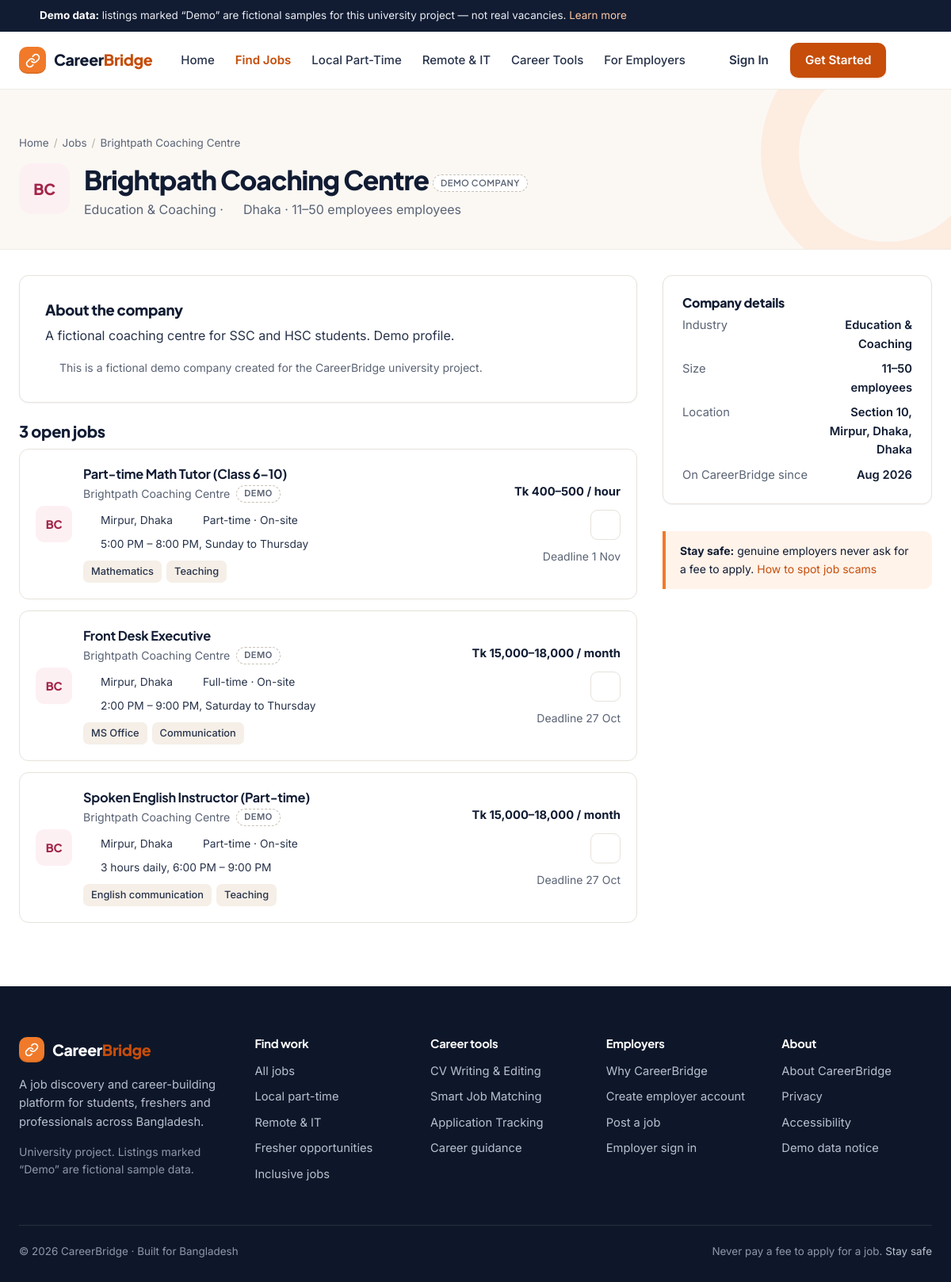
Screenshot of /careerbridge/company.php?id=4 with the database file from the repository.
### tables this page shows
CREATE TABLE companies (
  id          INT UNSIGNED AUTO_INCREMENT PRIMARY KEY,
  user_id     INT UNSIGNED NOT NULL,
  name        VARCHAR(150) NOT NULL,
  industry    VARCHAR(100) NULL,
  size        VARCHAR(40) NULL,
  division    VARCHAR(40) NULL,
  district    VARCHAR(40) NULL,
  address     VARCHAR(255) NULL,
  website     VARCHAR(255) NULL,
  phone       VARCHAR(30) NULL,
  description TEXT NULL,
  is_demo     TINYINT(1) NOT NULL DEFAULT 0,
  created_at  DATETIME NOT NULL DEFAULT CURRENT_TIMESTAMP,
  UNIQUE KEY uq_company_user (user_id),
  CONSTRAINT fk_company_user FOREIGN KEY (user_id) REFERENCES users(id) ON DELETE CASCADE
);

CREATE TABLE jobs (
  id                 INT UNSIGNED AUTO_INCREMENT PRIMARY KEY,
  company_id         INT UNSIGNED NOT NULL,
  category_id        INT UNSIGNED NOT NULL,
  title              VARCHAR(150) NOT NULL,
  description        TEXT NOT NULL,
  responsibilities   TEXT NULL,
  requirements       TEXT NULL,
  how_to_apply       TEXT NULL,
  employment_type    ENUM('full_time','part_time','temporary','shift','internship','contract') NOT NULL,
  work_arrangement   ENUM('onsite','remote','hybrid') NOT NULL DEFAULT 'onsite',
  experience_level   ENUM('fresher','junior','mid','senior') NOT NULL DEFAULT 'fresher',
  education_level    TINYINT UNSIGNED NOT NULL DEFAULT 0,
  division           VARCHAR(40) NULL,
  district           VARCHAR(40) NULL,
  area               VARCHAR(80) NULL,
  salary_min         INT UNSIGNED NULL,
  salary_max         INT UNSIGNED NULL,
  salary_period      ENUM('month','hour','day','shift','project') NOT NULL DEFAULT 'month',
  working_hours      VARCHAR(120) NULL,
  shift              ENUM('morning','day','evening','night','weekend','flexible') NULL,
  vacancies          SMALLINT UNSIGNED NOT NULL DEFAULT 1,
  required_skills    VARCHAR(500) NULL,
  preferred_skills   VARCHAR(500) NULL,
  deadline           DATE NULL,
  status             ENUM('draft','published','closed') NOT NULL DEFAULT 'draft',
  acc_step_free      TINYINT(1) NOT NULL DEFAULT 0,
  acc_lift           TINYINT(1) NOT NULL DEFAULT 0,
  acc_toilet         TINYINT(1) NOT NULL DEFAULT 0,
  acc_flexible_hours TINYINT(1) NOT NULL DEFAULT 0,
  acc_remote_option  TINYINT(1) NOT NULL DEFAULT 0,
  acc_interview      TINYINT(1) NOT NULL DEFAULT 0,
  acc_notes          TEXT NULL,
  is_featured        TINYINT(1) NOT NULL DEFAULT 0,
  is_demo            TINYINT(1) NOT NULL DEFAULT 0,
  views              INT UNSIGNED NOT NULL DEFAULT 0,
  created_at         DATETIME NOT NULL DEFAULT CURRENT_TIMESTAMP,
  updated_at         DATETIME NOT NULL DEFAULT CURRENT_TIMESTAMP ON UPDATE CURRENT_TIMESTAMP,
  KEY idx_jobs_status_deadline (status, deadline),
  KEY idx_jobs_company (company_id),
  KEY idx_jobs_category (category_id),
  KEY idx_jobs_location (division, district),
  KEY idx_jobs_type (employment_type, work_arrangement),
  KEY idx_jobs_created (created_at),
  CONSTRAINT fk_job_company  FOREIGN KEY (company_id)  REFERENCES companies(id) ON DELETE CASCADE,
  CONSTRAINT fk_job_category FOREIGN KEY (category_id) REFERENCES categories(id)
);

### careerbridge/includes/bootstrap.php (called while the page is built, shortened)
<?php
function base_path(): string
{
    static $base = null;
    if ($base !== null) return $base;
    $appRoot = str_replace('\\', '/', (string) realpath(__DIR__ . '/..'));
    $docRoot = str_replace('\\', '/', (string) realpath($_SERVER['DOCUMENT_ROOT'] ?? ''));
    $base = '';
    if ($docRoot !== '' && stripos($appRoot, $docRoot) === 0) {
        $base = substr($appRoot, strlen($docRoot));
    }
    return $base = rtrim($base, '/');
}
function url(string $path = ''): string
{
    return base_path() . '/' . ltrim($path, '/');
}
function db(): PDO
{
    static $pdo = null;
    if ($pdo instanceof PDO) return $pdo;
    $dsn = sprintf('mysql:host=%s;port=%d;dbname=%s;charset=utf8mb4', DB_HOST, DB_PORT, DB_NAME);
    try {
        $pdo = new PDO($dsn, DB_USER, DB_PASS, [
            PDO::ATTR_ERRMODE            => PDO::ERRMODE_EXCEPTION,
            PDO::ATTR_DEFAULT_FETCH_MODE => PDO::FETCH_ASSOC,
            PDO::ATTR_EMULATE_PREPARES   => true,
        ]);
        $pdo->exec("SET time_zone = '+06:00'");
    } catch (PDOException $ex) {
        render_setup_error($ex->getMessage());
    }
    return $pdo;
}
function e($value): string
{
    return htmlspecialchars((string) ($value ?? ''), ENT_QUOTES | ENT_SUBSTITUTE, 'UTF-8');
}
function current_user(): ?array
{
    static $user = false;
    if ($user !== false) return $user;
    $id = $_SESSION['user_id'] ?? null;
    if (!$id) return $user = null;
    $st = db()->prepare('SELECT id, role, name, email, created_at FROM users WHERE id = ?');
    $st->execute([$id]);
    $user = $st->fetch() ?: null;
    return $user;
}
require_once __DIR__ . '/data.php';
require_once __DIR__ . '/icons.php';
require_once __DIR__ . '/jobs.php';
require_once __DIR__ . '/ui.php';

### careerbridge/includes/data.php (called while the page is built, shortened)
<?php
function employment_types(): array
{
    return [
        'full_time'  => 'Full-time',
        'part_time'  => 'Part-time',
        'temporary'  => 'Temporary',
        'shift'      => 'Shift-based',
        'internship' => 'Internship',
        'contract'   => 'Contract',
    ];
}
function work_arrangements(): array
{
    return ['onsite' => 'On-site', 'remote' => 'Remote', 'hybrid' => 'Hybrid'];
}
function taka($n): string
{
    return 'Tk ' . number_format((float) $n);
}
function format_salary(array $job): string
{
    $min = $job['salary_min'] ?? null;
    $max = $job['salary_max'] ?? null;
    $per = $job['salary_period'] ?? 'month';
    if ($min && $max && $min != $max) $s = taka($min) . '–' . number_format((float) $max);
    else $s = taka($max ?: $min);
    return $s . ' / ' . $per;
}
function format_location(array $job): string
{
    $parts = array_filter([$job['area'] ?? '', $job['district'] ?? '']);
    $loc = $parts ? implode(', ', $parts) : ($job['division'] ?? 'Bangladesh');
    return ($job['work_arrangement'] ?? '') === 'remote' ? 'Remote · ' . $loc : $loc;
}
function format_date(?string $d, string $fmt = 'j M Y'): string
{
    $t = strtotime($d);
    return $t ? date($fmt, $t) : '';
}
function days_left(?string $deadline): ?int
{
    $today = new DateTime('today');
    $dl = new DateTime($deadline);
    return (int) $today->diff($dl)->format('%r%a');
}
function skills_list(?string $csv): array
{
    return array_values(array_filter(array_map('trim', explode(',', $csv)), fn($s) => $s !== ''));
}
function initials(string $name): string
{
    $name = preg_replace('/[^\p{L}\p{N}\s]/u', '', $name);
    $words = preg_split('/\s+/', trim($name)) ?: [];
    $i = '';
    foreach (array_slice($words, 0, 2) as $w) $i .= mb_strtoupper(mb_substr($w, 0, 1));
    return $i ?: 'CB';
}
function logo_tone(int $id): string
{
    $tones = ['t1', 't2', 't3', 't4', 't5', 't6'];
    return $tones[$id % count($tones)];
}

### careerbridge/includes/jobs.php (called while the page is built, shortened)
<?php
function job_select_sql(): string
{
    return "SELECT j.*, c.name AS company_name, c.is_demo AS company_demo, c.district AS company_district,
                   cat.name AS category_name, cat.slug AS category_slug, cat.grp AS category_group
            FROM jobs j
            JOIN companies c ON c.id = j.company_id
            JOIN categories cat ON cat.id = j.category_id";
}
function public_job_condition(): string
{
    return "j.status = 'published' AND (j.deadline IS NULL OR j.deadline >= CURDATE())";
}

### careerbridge/company.php (the view, shortened to what this page needs)
<?php
require __DIR__ . '/includes/bootstrap.php';
$id = (int) ($_GET['id'] ?? 0);
$st = db()->prepare('SELECT * FROM companies WHERE id = ?');
$st->execute([$id]);
$co = $st->fetch();
$jobs = db()->prepare(job_select_sql() . ' WHERE j.company_id = ? AND ' . public_job_condition() . ' ORDER BY j.created_at DESC');
$jobs->execute([$id]);
$jobs = $jobs->fetchAll();
require __DIR__ . '/includes/partials/header.php';
?>
<section class="page-hero">
  <div class="container">
    <ol class="breadcrumbs"><li><a href="<?= e(url('index.php')) ?>">Home</a></li><li><a href="<?= e(url('jobs.php')) ?>">Jobs</a></li><li aria-current="page"><?= e($co['name']) ?></li></ol>
    <div class="detail-head">
      <span class="logo-tile lg <?= logo_tone((int) $co['id']) ?>" aria-hidden="true"><?= e(initials($co['name'])) ?></span>
      <div>
        <h1 class="mb-0"><?= e($co['name']) ?> <?php if ($co['is_demo']): ?><span class="badge badge-demo" style="vertical-align:middle">Demo company</span><?php endif; ?></h1>
        <p class="muted mb-0" style="margin-top:6px">
          <?= e($co['industry'] ?: 'Employer') ?><?php if ($co['district']): ?> · <?= icon('pin', '', 16) ?> <?= e($co['district']) ?><?php endif; ?><?php if ($co['size']): ?> · <?= e($co['size']) ?> employees<?php endif; ?>
        </p>
      </div>
    </div>
  </div>
</section>
<div class="container detail-layout">
  <div>
    <section class="card card-pad-lg mb-4">
      <h2 style="font-size:1.15rem">About the company</h2>
      <?php if ($co['description']): ?>
        <div class="prose"><p><?= nl2br(e($co['description'])) ?></p></div>
      <?php else: ?>
        <p class="muted mb-0">This employer has not added a description yet.</p>
      <?php endif; ?>
      <?php if ($co['is_demo']): ?><p class="small muted mb-0 mt-3"><?= icon('info', '', 14) ?> This is a fictional demo company created for the CareerBridge university project.</p><?php endif; ?>
    </section>
    <h2 style="font-size:1.25rem" id="open-jobs"><?= count($jobs) ?> open <?= count($jobs) === 1 ? 'job' : 'jobs' ?></h2>
    <?php if ($jobs): ?>
      <div class="job-list"><?php foreach ($jobs as $j) echo job_card($j, 'row'); ?></div>
    <?php endif; ?>
  </div>
  <aside class="sticky-side">
    <div class="card card-pad">
      <h2 style="font-size:1rem">Company details</h2>
      <dl class="kv">
        <?php if ($co['industry']): ?><dt>Industry</dt><dd><?= e($co['industry']) ?></dd><?php endif; ?>
        <?php if ($co['size']): ?><dt>Size</dt><dd><?= e($co['size']) ?></dd><?php endif; ?>
        <?php if ($co['district']): ?><dt>Location</dt><dd><?= e(trim(($co['address'] ? $co['address'] . ', ' : '') . $co['district'])) ?></dd><?php endif; ?>
        <dt>On CareerBridge since</dt><dd><?= e(format_date($co['created_at'], 'M Y')) ?></dd>
      </dl>
    </div>
    <div class="callout small"><strong>Stay safe:</strong> genuine employers never ask for a fee to apply. <a href="<?= e(url('guide.php?slug=job-application-guidance')) ?>">How to spot job scams</a></div>
  </aside>
</div>
<?php require __DIR__ . '/includes/partials/footer.php'; ?>

### careerbridge/includes/icons.php (shortened to what this page needs)
<?php
function icon(string $name, string $class = '', int $size = 20): string
{
    static $p = null;
    $paths = $p[$name] ?? $p['info'];
    $cls = trim('icon ' . $class);
    return '<svg class="' . e($cls) . '" width="' . $size . '" height="' . $size . '" viewBox="0 0 24 24" fill="none" stroke="currentColor" stroke-width="1.8" stroke-linecap="round" stroke-linejoin="round" aria-hidden="true" focusable="false">' . $paths . '</svg>';
}
function logo_mark(int $size = 34): string
{
    return '<span class="logo-mark" style="width:' . $size . 'px;height:' . $size . 'px" aria-hidden="true">'
        . '<svg viewBox="0 0 24 24" width="' . (int) ($size * 0.58) . '" height="' . (int) ($size * 0.58) . '" fill="none" stroke="currentColor" stroke-width="2.3" stroke-linecap="round" stroke-linejoin="round"><path d="M10 13a5 5 0 0 0 7.54.54l3-3a5 5 0 0 0-7.07-7.07l-1.72 1.71"/><path d="M14 11a5 5 0 0 0-7.54-.54l-3 3a5 5 0 0 0 7.07 7.07l1.71-1.71"/></svg></span>';
}

### careerbridge/includes/ui.php (shortened to what this page needs)
<?php
function save_button(array $job, string $class = ''): string
{
    $u = current_user();
    $id = (int) $job['id'];
    if (!$u) {
        $next = urlencode(url('job.php?id=' . $id));
        return '<a class="save-btn ' . e($class) . '" href="' . e(url('login.php?next=' . $next)) . '" aria-label="Sign in to save ' . e($job['title']) . '" title="Sign in to save">' . icon('bookmark', '', 18) . '</a>';
    }
    $saved = in_array($id, saved_job_ids(), true);
    return '<form class="save-form" method="post" action="' . e(url('api/save-job.php')) . '" data-save-form>'
        . csrf_field()
        . '<input type="hidden" name="job_id" value="' . $id . '">'
        . '<input type="hidden" name="return" value="' . e($_SERVER['REQUEST_URI'] ?? '') . '">'
        . '<button type="submit" class="save-btn ' . ($saved ? 'saved ' : '') . e($class) . '" aria-pressed="' . ($saved ? 'true' : 'false') . '" aria-label="' . ($saved ? 'Remove from saved jobs: ' : 'Save job: ') . e($job['title']) . '" title="' . ($saved ? 'Saved' : 'Save job') . '">'
        . icon('bookmark', '', 18) . '</button></form>';
}
function job_card(array $job, string $variant = 'grid', ?array $match = null): string
{
    $types = employment_types();
    $arr = work_arrangements();
    $id = (int) $job['id'];
    $skills = array_slice(skills_list($job['required_skills']), 0, 4);
    $left = days_left($job['deadline'] ?? null);
    ob_start(); ?>
    <article class="job-card <?= $variant === 'row' ? 'job-row' : '' ?>">
      <?php if ($variant === 'row'): ?>
        <span class="logo-tile <?= logo_tone((int) $job['company_id']) ?>" aria-hidden="true"><?= e(initials($job['company_name'])) ?></span>
        <div class="job-card-body">
          <div class="job-card-title">
            <h3><a href="<?= e(url('job.php?id=' . $id)) ?>"><?= e($job['title']) ?></a></h3>
            <div class="company"><?= e($job['company_name']) ?><?php if ($job['is_demo']): ?> <span class="badge badge-demo">Demo</span><?php endif; ?></div>
          </div>
          <div class="job-meta">
            <span><?= icon('pin', '', 16) ?><?= e(format_location($job)) ?></span>
            <span><?= icon('briefcase', '', 16) ?><?= e($types[$job['employment_type']]) ?> · <?= e($arr[$job['work_arrangement']]) ?></span>
            <?php if (!empty($job['working_hours'])): ?><span><?= icon('clock', '', 16) ?><?= e($job['working_hours']) ?></span><?php endif; ?>
          </div>
          <?php if ($skills): ?><div class="chips"><?php foreach ($skills as $s): ?><span class="chip"><?= e($s) ?></span><?php endforeach; ?></div><?php endif; ?>
        </div>
        <div class="job-card-side">
          <span class="salary"><?= e(format_salary($job)) ?></span>
          <div class="flex items-center gap-2 z">
            <?= save_button($job) ?>
          </div>
          <span class="small muted"><?= $left !== null ? ($left <= 3 ? '<span class="deadline-soon">' . ($left === 0 ? 'Closes today' : "Closes in $left days") . '</span>' : 'Deadline ' . e(format_date($job['deadline'], 'j M'))) : e(time_ago($job['created_at'])) ?></span>
        </div>
      <?php endif; ?>
    </article>
    <?php
    return (string) ob_get_clean();
}

### rows the page displays
companies: name "Brightpath Coaching Centre", name "BC", industry "Education & Coaching", district "Dhaka", size "11–50 employees", description "A fictional coaching centre for SSC and HSC students. Demo profile.", address+district "Section 10, Mirpur, Dhaka, Dhaka", created_at "Aug 2026"
jobs: company.name "BC", title "Part-time Math Tutor (Class 6–10)", company.name "Brightpath Coaching Centre", is_demo "DEMO", $size 16 (drawn), format_location($job) "Mirpur, Dhaka", employment_type "Part-time", work_arrangement "On-site", working_hours "5:00 PM – 8:00 PM, Sunday to Thursday", required_skills "Mathematics", required_skills "Teaching", format_salary($job) "Tk 400–500 / hour", deadline "1 Nov"
jobs: company.name "BC", title "Front Desk Executive", company.name "Brightpath Coaching Centre", is_demo "DEMO", $size 16 (drawn), format_location($job) "Mirpur, Dhaka", employment_type "Full-time", work_arrangement "On-site", working_hours "2:00 PM – 9:00 PM, Saturday to Thursday", required_skills "MS Office", required_skills "Communication", format_salary($job) "Tk 15,000–18,000 / month", deadline "27 Oct"
jobs: company.name "BC", title "Spoken English Instructor (Part-time)", company.name "Brightpath Coaching Centre", is_demo "DEMO", $size 16 (drawn), format_location($job) "Mirpur, Dhaka", employment_type "Part-time", work_arrangement "On-site", working_hours "3 hours daily, 6:00 PM – 9:00 PM", required_skills "English communication", required_skills "Teaching", format_salary($job) "Tk 15,000–18,000 / month", deadline "27 Oct"

### other values shown
$label "Home"
$label "Find Jobs"
$label "Local Part-Time"
$label "Remote & IT"
$label "Career Tools"
$label "For Employers"
count($jobs) "3"
